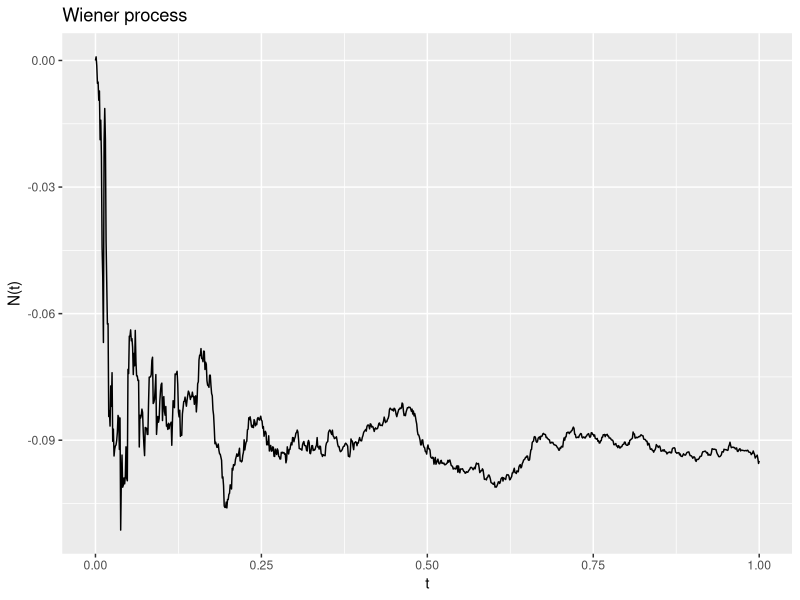

Recreate this plot in R.
# Imitate N=100 copies of Wiener process:
# W(t) = sum(k = 1,N; 2*sqrt(2) * (sin((2k-1)*pi*t/2) / (2k-1)*pi )

library(ggplot2)

Wiener <- function(Timeline, sigma = 1)
{
  ksi <- rnorm(n = length(Timeline), mean = 0, sd = sigma)
  coef <- c()
  
  k <- 1
  for(t in Timeline)
  {
    c <- sqrt(2)*(sin((k-0.5)*pi*t)/((k-0.5)*pi))
    coef <- c(coef, c)
    k <- k + 1
  }
  return(cumsum(ksi*coef))
}


Timeline <- seq(from = 0, to = 1, by = 0.001)
N <- Wiener(Timeline)

ggplot() + geom_path(aes(x = Timeline, y = N)) + ggtitle("Wiener process") + xlab('t') + ylab('N(t)')